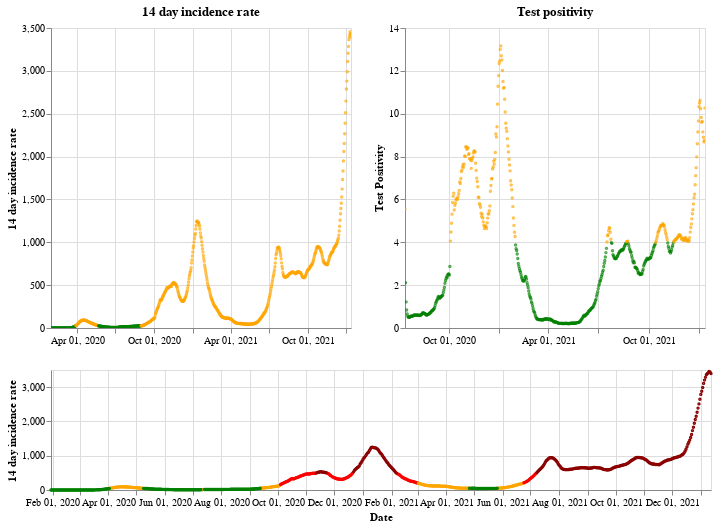

Notebook source saved alongside this figure:
### Markdown cell above
## England

### Code cell
plot_traffic_light('England')

### Figure 1 — Vega-Lite specification as saved in the notebook (floating-point values rounded to 4 significant figures; data arrays with more than 128 entries replaced by an {"elided": "..."} marker saying what was removed)
{"config": {"view": {"continuousWidth": 400, "continuousHeight": 300}}, "vconcat": [{"hconcat": [{"mark": {"type": "point", "size": 2}, "encoding": {"color": {"condition": {"value": "green", "test": "(datum.twoWeeklyCasesRate <= 25)"}, "value": "orange"}, "tooltip": [{"type": "nominal", "field": "areaName"}, {"type": "temporal", "field": "date"}, {"type": "quantitative", "field": "twoWeeklyCasesRate"}, {"type": "quantitative", "field": "testPositivity"}], "x": {"type": "temporal", "axis": {"title": ""}, "field": "date", "scale": {"domain": {"selection": "DateBrush"}}, "timeUnit": "yearmonthdate"}, "y": {"type": "quantitative", "axis": {"title": "14 day incidence rate"}, "field": "twoWeeklyCasesRate"}}, "title": "14 day incidence rate", "width": 300}, {"mark": {"type": "point", "size": 2}, "encoding": {"color": {"condition": {"value": "green", "test": "(datum.testPositivity <= 4)"}, "value": "orange"}, "tooltip": [{"type": "nominal", "field": "areaName"}, {"type": "temporal", "field": "date"}, {"type": "quantitative", "field": "twoWeeklyCasesRate"}, {"type": "quantitative", "field": "testPositivity"}], "x": {"type": "temporal", "axis": {"title": ""}, "field": "date", "scale": {"domain": {"selection": "DateBrush"}}, "timeUnit": "yearmonthdate"}, "y": {"type": "quantitative", "axis": {"title": "Test Positivity"}, "field": "testPositivity"}}, "title": "Test positivity", "width": 300}]}, {"layer": [{"mark": {"type": "point", "size": 2}, "encoding": {"color": {"condition": {"value": "orange", "test": "(((datum.testPositivity < 4) && (datum.twoWeeklyCasesRate >= 50)) && (datum.twoWeeklyCasesRate < 200))"}, "value": "red"}, "opacity": {"condition": {"value": 1, "test": "((datum.twoWeeklyCasesRate >= 50) && (datum.twoWeeklyCasesRate < 500))"}, "value": 0}, "tooltip": [{"type": "nominal", "field": "areaName"}, {"type": "temporal", "field": "date"}, {"type": "quantitative", "field": "twoWeeklyCasesRate"}, {"type": "quantitative", "field": "testPositivity"}], "x": {"type": "temporal", "axis": {"title": "Date"}, "field": "date", "timeUnit": "yearmonthdate"}, "y": {"type": "quantitative", "axis": {"title": "14 day incidence rate"}, "field": "twoWeeklyCasesRate"}}, "selection": {"DateBrush": {"type": "interval", "encodings": ["x"], "fields": ["Time"]}}}, {"mark": {"type": "point", "size": 2}, "encoding": {"color": {"value": "darkred"}, "opacity": {"condition": {"value": 1, "test": "(datum.twoWeeklyCasesRate >= 500)"}, "value": 0}, "tooltip": [{"type": "nominal", "field": "areaName"}, {"type": "temporal", "field": "date"}, {"type": "quantitative", "field": "twoWeeklyCasesRate"}, {"type": "quantitative", "field": "testPositivity"}], "x": {"type": "temporal", "axis": {"title": "Date"}, "field": "date", "timeUnit": "yearmonthdate"}, "y": {"type": "quantitative", "axis": {"title": "14 day incidence rate"}, "field": "twoWeeklyCasesRate"}}}, {"mark": {"type": "point", "size": 2}, "encoding": {"color": {"condition": {"value": "green", "test": "((datum.testPositivity < 4) && (datum.twoWeeklyCasesRate < 50))"}, "value": "orange"}, "opacity": {"condition": {"value": 1, "test": "(datum.twoWeeklyCasesRate < 50)"}, "value": 0}, "tooltip": [{"type": "nominal", "field": "areaName"}, {"type": "temporal", "field": "date"}, {"type": "quantitative", "field": "twoWeeklyCasesRate"}, {"type": "quantitative", "field": "testPositivity"}], "x": {"type": "temporal", "axis": {"title": "Date"}, "field": "date", "timeUnit": "yearmonthdate"}, "y": {"type": "quantitative", "axis": {"title": "14 day incidence rate"}, "field": "twoWeeklyCasesRate"}}}], "height": 120, "width": 660}], "data": {"name": "data-d2e9285b569404dc00d5b65c780f584d"}, "$schema": "https://vega.github.io/schema/vega-lite/v4.8.1.json", "datasets": {"data-d2e9285b569404dc00d5b65c780f584d": {"elided": "714 records"}}}
